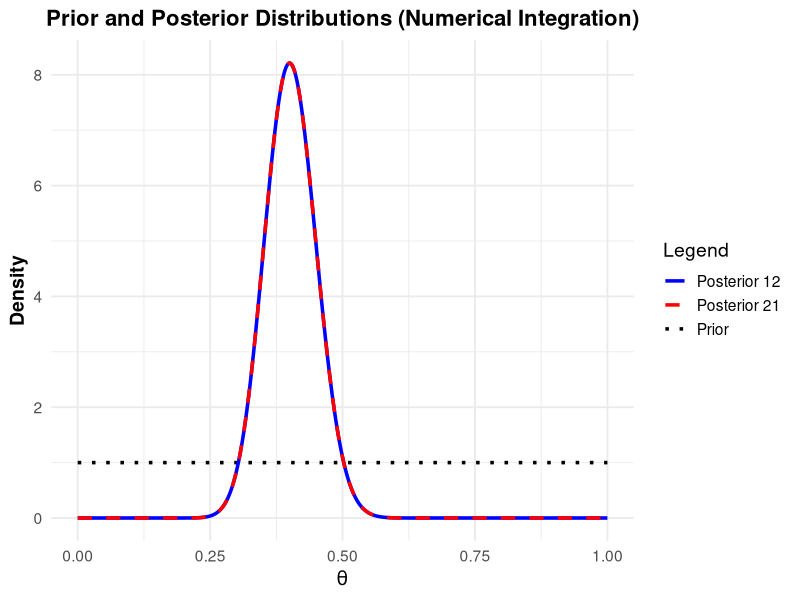

The R script that drew this image:
# Load required libraries
library(ggplot2)

# Define the prior (uniform)
prior <- function(theta) {
  ifelse(theta >= 0 & theta <= 1, 1, 0)
}

# Define the likelihood function
likelihood <- function(theta, successes, trials) {
  choose(trials, successes) * theta^successes * (1 - theta)^(trials - successes)
}

# Numerical integration to compute posterior
compute_posterior <- function(theta_values, prior_func, successes, trials) {
  # Compute the unnormalized posterior
  unnormalized_posterior <- sapply(theta_values, function(theta) {
    prior_func(theta) * likelihood(theta, successes, trials)
  })
  
  # Compute the normalizing constant using numerical integration
  normalizing_constant <- sum(unnormalized_posterior) * diff(range(theta_values)) / length(theta_values)
  
  # Normalize the posterior
  posterior <- unnormalized_posterior / normalizing_constant
  return(posterior)
}

# Define theta range for numerical integration
theta_values <- seq(0, 1, length.out = 1000)

# Compute prior density
prior_density <- sapply(theta_values, prior)

# Update path 1: Prior -> Experiment 1 -> Posterior1 -> Experiment 2 -> Posterior12
posterior1 <- compute_posterior(theta_values, prior, successes = 17, trials = 50)
posterior12 <- compute_posterior(theta_values, function(theta) posterior1[which.min(abs(theta_values - theta))], successes = 23, trials = 50)

# Update path 2: Prior -> Experiment 2 -> Posterior2 -> Experiment 1 -> Posterior21
posterior2 <- compute_posterior(theta_values, prior, successes = 23, trials = 50)
posterior21 <- compute_posterior(theta_values, function(theta) posterior2[which.min(abs(theta_values - theta))], successes = 17, trials = 50)

# Create a data frame for plotting
df <- data.frame(
  theta = theta_values,
  prior = prior_density,
  posterior12 = posterior12,
  posterior21 = posterior21
)

# Plot the prior and posterior distributions
ggplot(df, aes(x = theta)) +
  geom_line(aes(y = prior, color = "Prior"), size = 1.2, linetype = "dotted") +
  geom_line(aes(y = posterior12, color = "Posterior 12"), size = 1.2) +
  geom_line(aes(y = posterior21, color = "Posterior 21"), size = 1.2, linetype = "dashed") +
  labs(
    title = "Prior and Posterior Distributions (Numerical Integration)",
    x = expression(theta),
    y = "Density",
    color = "Legend"
  ) +
  scale_color_manual(values = c("Prior" = "black", "Posterior 12" = "blue", "Posterior 21" = "red")) +
  theme_minimal(base_size = 14) +
  theme(
    plot.title = element_text(face = "bold", size = 16, hjust = 0.5),
    axis.title = element_text(face = "bold")
  )